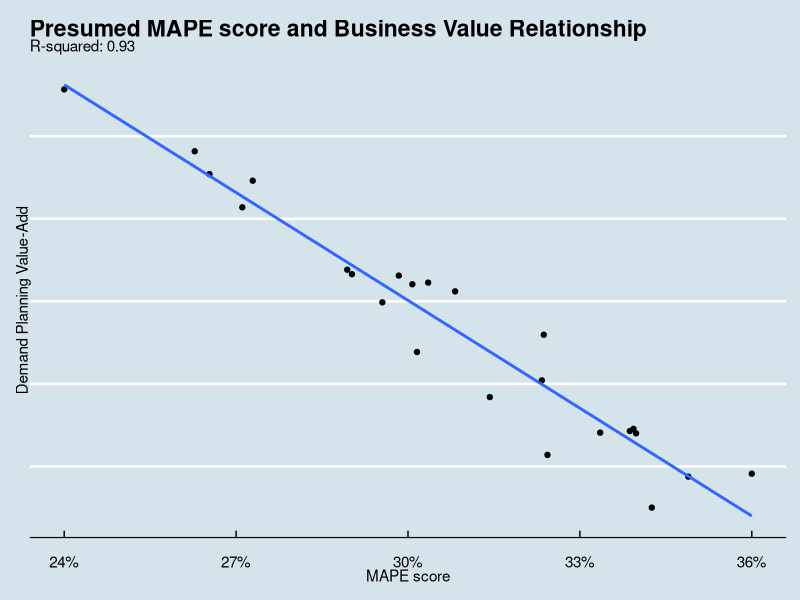
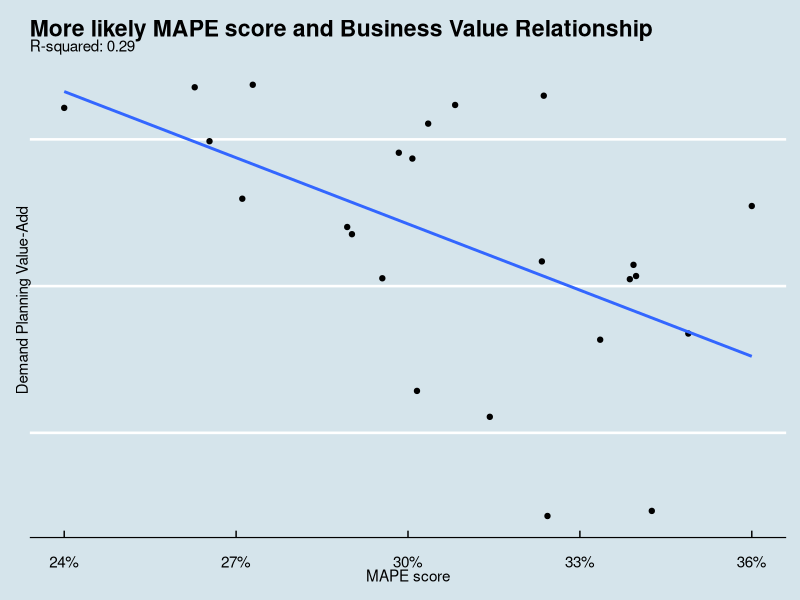
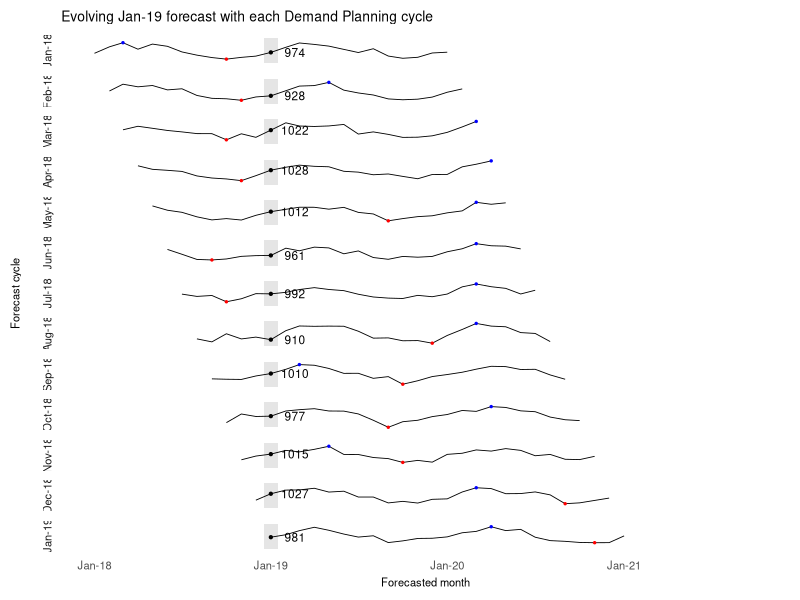
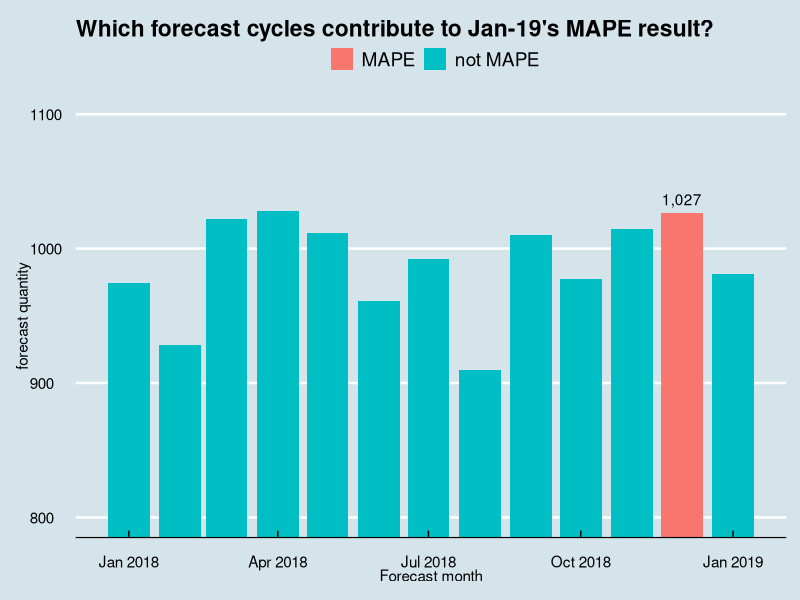
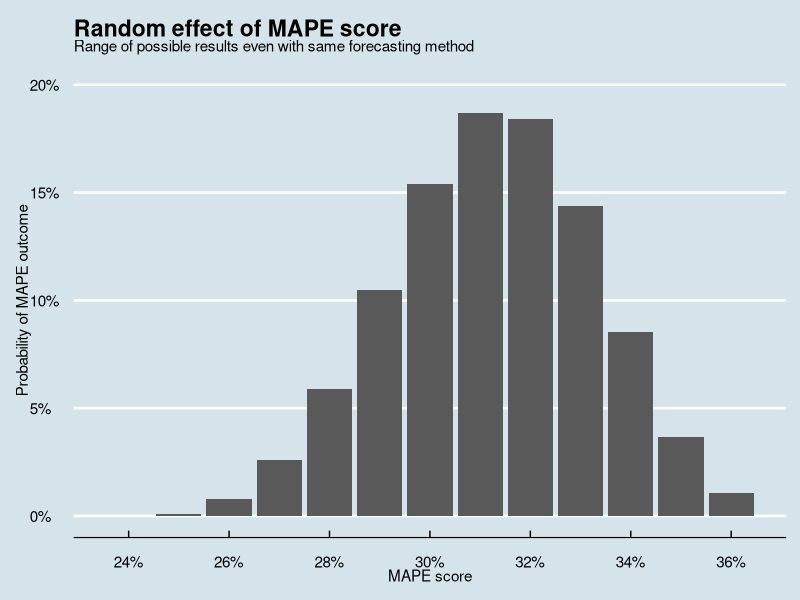
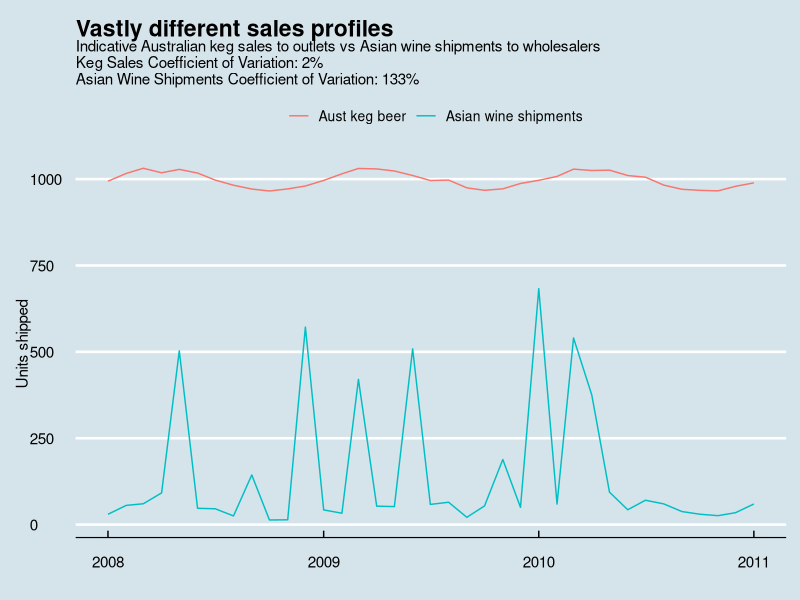

The R source for these figures, in order:
## ---- chunk 1

library(tidyverse)
library(ggthemes)
library(lubridate)
library(magrittr)

plot_mape_val_add <- function(p_title = "",  a = -2 * 1e3, b = 2 * 1e5, rand_f = 0.1) {
  # Builds a plot of relationship between MAPE scores and business value-add
  set.seed(1)
  
  mape_val_add <-
    # tibble(mape = runif(24, 25, 36)) %>% 
    tibble(mape = rweibull(24, 4, 1) %>%
             scales::rescale() %>% 
             map_dbl(~ 24 + . * 12)) %>%   # i.e. force MAPE to spread between 24 and 36
    mutate(val_add = b + a * mape - rand_f * a * rnorm(length(mape)))
  
  mape_val_rsq <- cor(mape_val_add$mape, mape_val_add$val_add) ^ 2
  
  mape_val_add %>% 
    ggplot(aes(x = mape / 100, y = val_add)) +
    geom_point() +
    geom_smooth(method = "lm", se = FALSE) +
    theme_economist() +
    scale_x_continuous(labels = scales::percent) +
    scale_y_continuous(labels = NULL) +
    labs(title = p_title,
         subtitle = str_c("R-squared: ", format(mape_val_rsq, digits = 2)),
         x = "MAPE score", y = "Demand Planning Value-Add")
}

plot_mape_val_add("Presumed MAPE score and Business Value Relationship",
                  -2000, 20000, 1)


## ---- chunk 2

plot_mape_val_add("More likely MAPE score and Business Value Relationship",
                  -2000, 20000, 10)

## ---- chunk 3
month_start <- "1/1/2018"
ampl <- 100
rand_c <- 33
level <- 1000

set.seed(1234)

fcst_snaps <-
  crossing(tibble(fcst_mnth = 0:12), # only 12 months required
           tibble(mnth = 0:36)) %>%
  filter(mnth >= fcst_mnth, # Lag >= 0
         mnth - fcst_mnth <= 24) %>%   # 24 month horizon
  mutate(fcst = level + ampl * sin(mnth / 12 * 2 * pi) + rand_c * rnorm(length(mnth)),
         fcst_lag = mnth - fcst_mnth,
         fcst_mnth = dmy(month_start) + months(fcst_mnth),
         mnth = dmy(month_start) + months(mnth))

fcst_sparklines <- function(p_data) {
  # Draw sparklines for the forecast data
  
  p_data <-
    p_data %>%  
    mutate(fcst = round(fcst,0),
           fcst_min = min(fcst),
           fcst_max = max(fcst),
           facet_l = format(fcst_mnth, "%b-%y"))
  
  mnth_lbl <-
    p_data %>% 
    select(fcst_mnth, facet_l) %>% 
    distinct() %>% 
    deframe()
  
  mins <- group_by(p_data, fcst_mnth) %>% slice(which.min(fcst))
  maxs <- group_by(p_data, fcst_mnth) %>% slice(which.max(fcst))
  ends <- group_by(p_data, fcst_mnth) %>% filter(mnth == max(mnth))
  jan <- p_data %>% filter(mnth == ymd("2019/1/1"))
  # quarts <- p_data %>% group_by(fcst_mnth) %>%
  #   summarize(quart1 = quantile(fcst, 0.25),
  #             quart2 = quantile(fcst, 0.75)) %>%
  #   right_join(p_data)
  fcst_min <- min(p_data$fcst) %>% as.integer()
  
  p_data %>% 
    ggplot(., aes(x=mnth, y=fcst)) + 
    facet_grid(fcst_mnth ~ ., switch = "y", labeller = labeller(fcst_mnth = mnth_lbl)) + 
    geom_rect(aes(xmin = ymd("2019/1/1") - 15, xmax = ymd("2019/1/1") + 15, ymin = fcst_min, ymax = fcst_max + 20L), fill = 'grey90') +
    geom_line(size=0.3) +
    geom_point(data = mins, col = 'red', size = .5) +
    geom_point(data = maxs, col = 'blue', size = .5) +
    geom_point(data = jan, size = .8) +
    expand_limits(x = max(p_data$mnth) + (0.25 * (max(p_data$mnth) - min(p_data$mnth)))) +
    scale_x_date(breaks = dmy(month_start) + months(seq(0, 36, 12)), date_labels = "%b-%y") +
    scale_y_continuous(expand = c(0.1, 0)) +
    theme_tufte(base_size = 15, base_family = "Helvetica") +
    theme(axis.title=element_text(size = 8), axis.text.y = element_blank(), axis.text.x = element_text(size = 8),
          axis.ticks = element_blank(), strip.text.y = element_text(angle = 180, size = 8),
          # axis.title.y = element_text(size = 8),
          # axis.title = element_text(size = 8),
          plot.title = element_text(size = 10)) +
    
    geom_text(data = jan, aes(label = fcst), nudge_x = 50, size = 3) +
    labs(title = "Evolving Jan-19 forecast with each Demand Planning cycle",
         x = "Forecasted month", y = "Forecast cycle")
  
}

fcst_snaps %>% 
  fcst_sparklines()


## ---- chunk 4
# require(plotly)

fcst_snap_ggp <-
  fcst_snaps %>% 
  filter(mnth == dmy("1/1/2019")) %>% 
  mutate(mape_mnth = if_else(fcst_lag == 1, "MAPE", "not MAPE")) %>% 
  ggplot(aes(x = fcst_mnth, y = fcst)) +
  geom_bar(aes(fill = mape_mnth), stat = "identity") +
  labs(title = "Which forecast cycles contribute to Jan-19's MAPE result?",
       x = "Forecast month", y = "forecast quantity") +
  scale_fill_discrete("") +
  geom_text(data = fcst_snaps %>% filter(fcst_lag == 1, mnth == dmy("1/1/2019")), aes(label = fcst %>% scales::comma()), 
            nudge_y = 10) +
  coord_cartesian(ylim = c(800, 1100)) +
  theme_economist()

# plotly::ggplotly(fcst_snap_ggp)
fcst_snap_ggp

## ---- chunk 5
set.seed(1234)

tibble(mape_int = seq(0.24, 0.36, 0.01)) %>% 
       mutate(mape_rescale = scales::rescale(mape_int),
              prob_int = dweibull(mape_rescale * 1.5, 4, 1),
              prob_int = prob_int / sum(prob_int)) %>% 
  # print
  ggplot(aes(x = mape_int , y = prob_int)) +
  geom_bar(stat = "identity") +
  scale_x_continuous(labels = scales::percent, breaks = seq(0.24, 0.36, 0.02)) +
  scale_y_continuous(labels = scales::percent, limits = c(0, 0.2)) +
  labs(title = "Random effect of MAPE score", subtitle = "Range of possible results even with same forecasting method",
       x = "MAPE score", y = "Probability of MAPE outcome") +
  theme_economist()

## ---- chunk 6
sales_comp <-
  tibble(mnth = 0:36) %>% 
  mutate(act_keg = 1000 + 30 * sin(mnth / 12 * 2 * pi) + 5 * rnorm(length(mnth)),
         act_asia = 50 + 20 * sin(mnth / 12 * 2 * pi) + 15 * rnorm(length(mnth)) + rnorm(length(mnth), 400, 200) * rbinom(length(mnth), 1, 0.3),
         act_asia = pmax(act_asia, 0),
         mnth = dmy("1/1/2008") + months(mnth)) %>% 
  pivot_longer(cols = c(act_keg, act_asia), names_to = "market", values_to = "act_sales") %>% 
  mutate(market = fct_rev(market))

market_cv <-
  sales_comp %>% 
  group_by(market) %>% 
  summarise(sales_avg = mean(act_sales),
            sales_stddev = var(act_sales) ^ 0.5) %>% 
  mutate(coeff_var = sales_stddev / sales_avg) %>% 
  select(market, coeff_var) %>% 
  deframe()

sales_comp %>% 
  ggplot(aes(x = mnth)) +
  geom_line(aes(y = act_sales, colour = market)) +
  theme_economist() +
  scale_color_discrete("", labels = c("act_keg" = "Aust keg beer", "act_asia" = "Asian wine shipments")) +
  labs(title = "Vastly different sales profiles",
       subtitle = str_c("Indicative Australian keg sales to outlets vs Asian wine shipments to wholesalers",
                        "\nKeg Sales Coefficient of Variation: ", scales::percent(market_cv["act_keg"]),
                        "\nAsian Wine Shipments Coefficient of Variation: ", scales::percent(market_cv["act_asia"])),
       x = "", y = "Units shipped") +
  theme(legend.text = element_text(size = 10))


